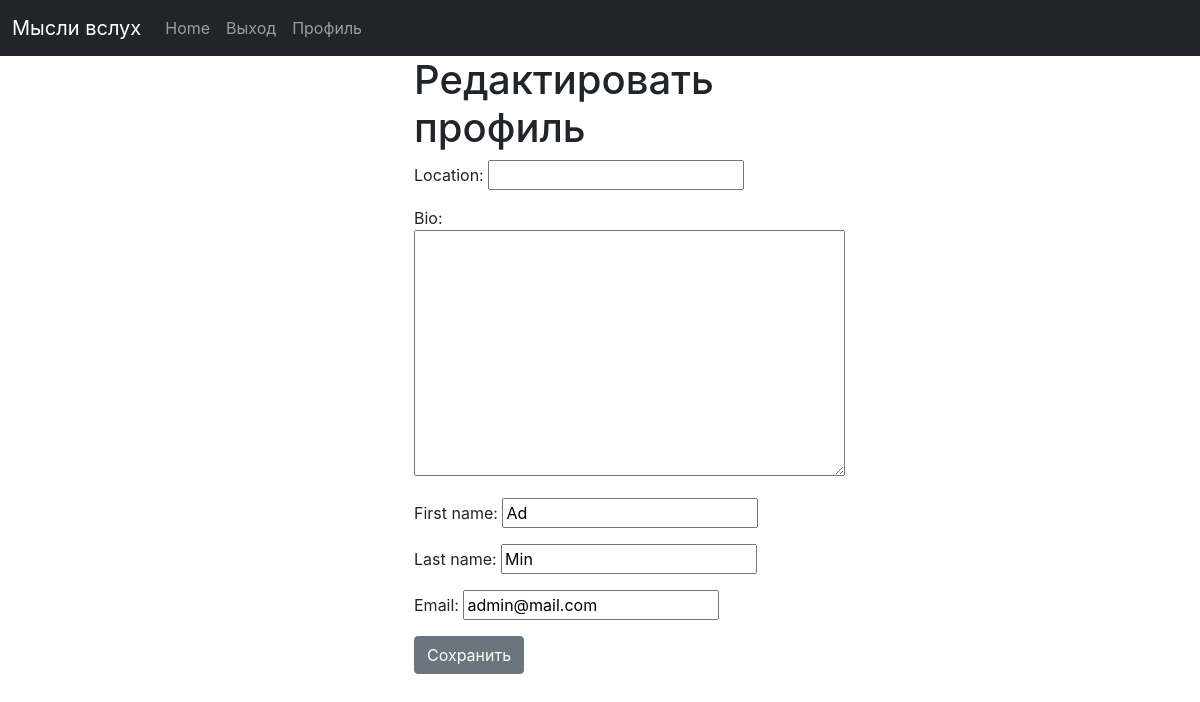
The page /profile/edit (signed in) on the database as committed earlier.
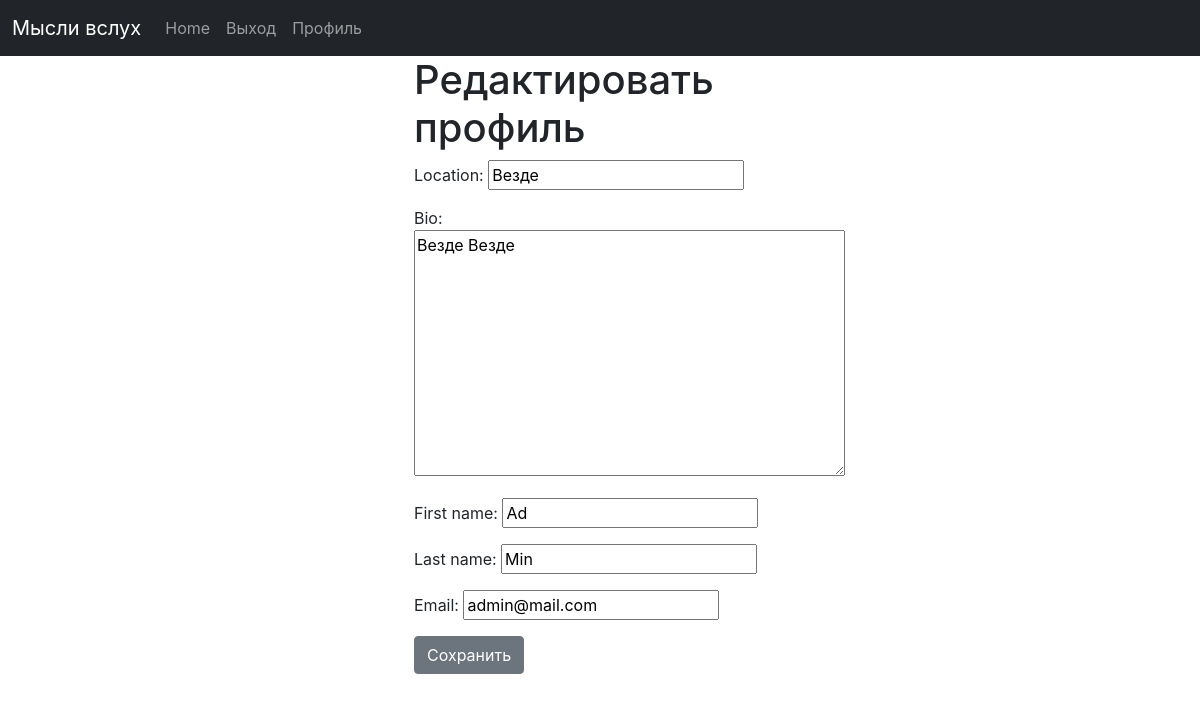
The same page on the database as committed later.
### profiles/models.py (models this page shows)
class Profile(models.Model):
    user = models.OneToOneField(User, on_delete=models.CASCADE)
    location = models.CharField(max_length=200, null=True, blank=True)
    bio = models.TextField(null=True, blank=True)
    followers = models.ManyToManyField(User, related_name="following", blank=True)
    timestamp = models.DateTimeField(auto_now_add=True)
    updated = models.DateTimeField(auto_now=True)

### profiles/views.py (the view, shortened to what this page needs)
# urls.py: path('edit', profile_update),
def profile_update(request, *args, **kwargs):
    if not request.user.is_authenticated:
        return redirect("/login?next=/profile/update")
    user = request.user
    user_data = {
        "first_name": user.first_name,
        "last_name": user.last_name,
        "email": user.email,
    }
    my_profile = request.user.profile
    form = ProfileForm(request.POST or None, instance=my_profile, initial=user_data)
    context = {
        "form": form,
        "btn_label": "Сохранить",
        "title": "Редактировать профиль",
    }
    return render(request, "profiles/form.html", context)

### profiles/forms.py
class ProfileForm(forms.ModelForm):
    first_name = forms.CharField(required=False)
    last_name = forms.CharField(required=False)
    email = forms.CharField(required=False)
    class Meta:
        model = Profile
        fields = ['location', 'bio']

### templates/profiles/form.html (shortened to what this page needs)
{% extends 'base.html' %}
{% block content %}
<div class="col-10 col-md-4 mx-auto">
    <h1>{{ title }}</h1>
    {% include "components/form.html" with form=form btn_label=btn_label %}
</div>
{% endblock content %}

### templates/base.html (shortened to what this page needs)
<!doctype html>
<html lang="en">
  <head>
    <link href="https://cdn.jsdelivr.net/npm/bootstrap@5.0.2/dist/css/bootstrap.min.css" rel="stylesheet">
    {% include 'react/css.html' %}
  </head>
  <body>
    {% include 'components/navbar.html' %}
    <div class="container">
        {% block content %}
        {% endblock content %}
    </div>
  </body>
</html>

### templates/react/css.html
<link href="/static/css/main.a3119089.chunk.css" rel="stylesheet">

### templates/components/navbar.html (shortened to what this page needs)
<nav class="navbar navbar-expand-lg navbar-dark bg-dark">
    <div class="container-fluid">
      <a class="navbar-brand" href="/">Мысли вслух</a>
      <div class="collapse navbar-collapse" id="navbarSupportedContent">
        <ul class="navbar-nav me-auto mb-2 mb-lg-0">
          <li class="nav-item">
            <a class="nav-link" aria-current="page" href="#">Home</a>
          </li>
          {% if request.user.is_authenticated %}
          <li class="nav-item">
            <a class="nav-link" href="/logout">Выход</a>
          </li>
          <li class="nav-item">
            <a class="nav-link" href="/profile/edit">Профиль</a>
          </li>
          {% endif %}
        </ul>
      </div>
    </div>
  </nav>

### templates/components/form.html (shortened to what this page needs)
<form method="POST">
    {{ form.as_p }}
    <button type="submit" class="btn btn-secondary">{% if btn_label %} {{ btn_label }} {% else %} Запостить {% endif %}</button>
</form>

### static/css/main.a3119089.chunk.css (style rules this page uses)
body { margin:0;font-family:-apple-system,BlinkMacSystemFont,"Segoe UI","Roboto","Oxygen","Ubuntu","Cantarell","Fira Sans","Droid Sans","Helvetica Neue",sans-serif;-webkit-font-smoothing:antialiased;-moz-osx-font-smoothing:grayscale }

Rows that differ between the two databases and show on the page:
now on this page (row edited): Profile: location "Везде", bio "Везде Везде"
